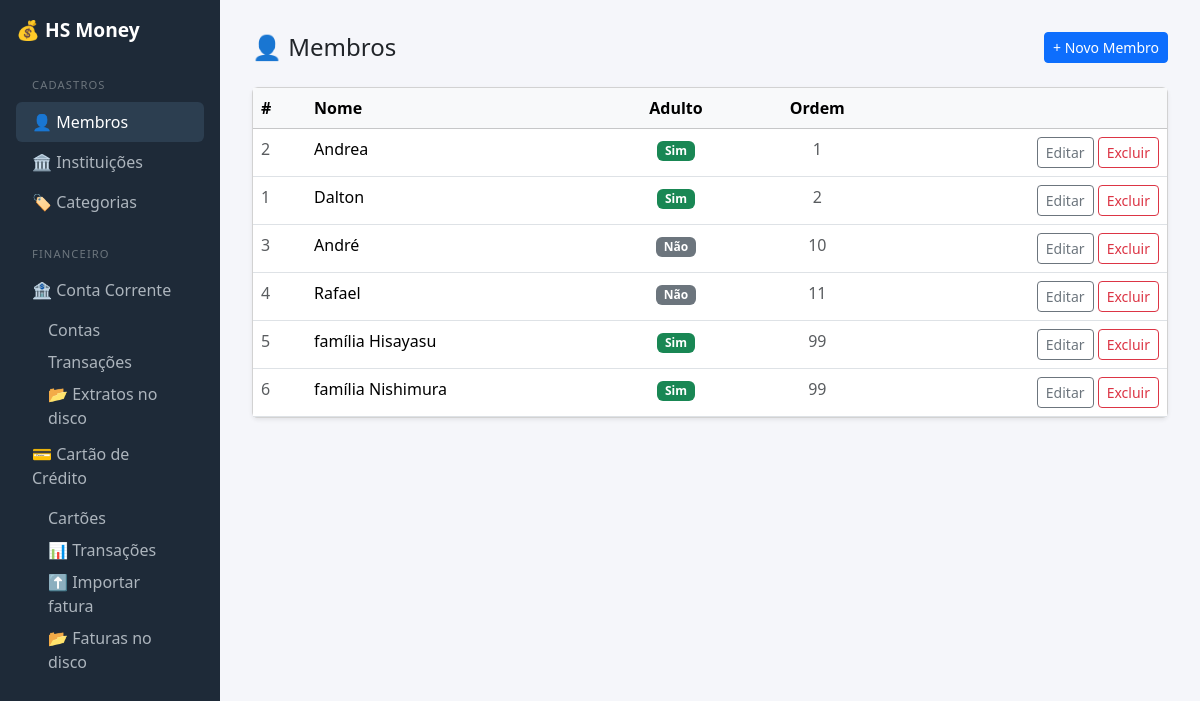
Page /membros/ on the committed database.
### hs_money/core/models.py (models this page shows, shortened)
class Membro(models.Model):
    nome = models.CharField("Nome", max_length=100)
    adulto = models.BooleanField(default=True)
    ordem = models.PositiveIntegerField("Ordem", default=0)
    class Meta:
        ordering = ["ordem", "nome"]

### hs_money/core/views.py (the view)
# urls.py: path('membros/',                     views.membro_lista,       name='membro_lista'),
def membro_lista(request):
    membros = Membro.objects.all()
    return render(request, 'core/membros/lista.html', {'membros': membros})

### hs_money/core/templates/core/membros/lista.html (shortened to what this page needs)
{% extends "core/base.html" %}
{% block content %}
<div class="d-flex justify-content-between align-items-center mb-4">
  <h4 class="mb-0">👤 Membros</h4>
  <a href="{% url 'core:membro_criar' %}" class="btn btn-primary btn-sm">+ Novo Membro</a>
</div>
{% if membros %}
<div class="card shadow-sm">
  <table class="table table-hover mb-0">
    <thead class="table-light">
      <tr>
        <th>#</th>
        <th>Nome</th>
        <th class="text-center">Adulto</th>
        <th class="text-center">Ordem</th>
        <th></th>
      </tr>
    </thead>
    <tbody>
      {% for m in membros %}
      <tr>
        <td class="text-muted">{{ m.pk }}</td>
        <td>{{ m.nome }}</td>
        <td class="text-center">
          {% if m.adulto %}
            <span class="badge bg-success">Sim</span>
          {% else %}
            <span class="badge bg-secondary">Não</span>
          {% endif %}
        </td>
        <td class="text-center text-muted">{{ m.ordem }}</td>
        <td class="text-end">
          <a href="{% url 'core:membro_editar' m.pk %}" class="btn btn-outline-secondary btn-sm">Editar</a>
          <a href="{% url 'core:membro_excluir' m.pk %}" class="btn btn-outline-danger btn-sm">Excluir</a>
        </td>
      </tr>
      {% endfor %}
    </tbody>
  </table>
</div>
{% else %}
<div class="text-center text-muted py-5">
  <p>Nenhum membro cadastrado ainda.</p>
  <a href="{% url 'core:membro_criar' %}" class="btn btn-primary">Criar primeiro membro</a>
</div>
{% endif %}
{% endblock %}

### hs_money/core/templates/core/base.html (style rules this page uses)
body { background: #f5f6fa; }

### rows in the picture
Membro: pk "2", nome "Andrea", adulto "Sim", ordem "1"
Membro: pk "1", nome "Dalton", adulto "Sim", ordem "2"
Membro: pk "3", nome "André", adulto "Não", ordem "10"
Membro: pk "4", nome "Rafael", adulto "Não", ordem "11"
Membro: pk "5", nome "família Hisayasu", adulto "Sim", ordem "99"
Membro: pk "6", nome "família Nishimura", adulto "Sim", ordem "99"
